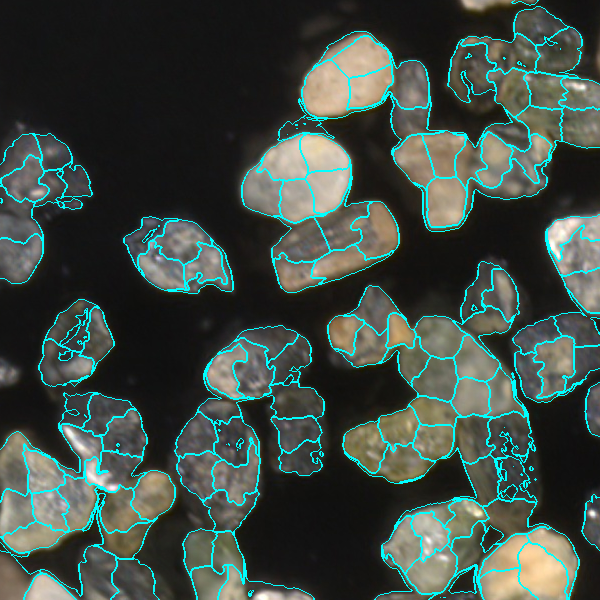
#> input picture Images/Echantillion1Mod2_301_segmented_with_boundaries.png, 600 x 600 px; its folder holds only this picture in this run
$ python main.py
#> lines starting #> are read from the running program, lines starting #| are printed output that depends on the picture
### Granulify.py
from typing import List, Tuple
import numpy as np
import pandas as pd
import cv2
from skimage.segmentation import slic, mark_boundaries
from sklearn.cluster import KMeans
import os


class Granulify:
    def __init__(self, images: List[Tuple[np.array, str]], n_clusters: int = 20, slic_segments: int = 300, display: bool = False):
        self.n_clusters = n_clusters
        self.slic_segments = slic_segments
        self.display = display
        self.images = images

        self.output_folder = "./Images"
        os.makedirs(self.output_folder, exist_ok=True)

    def __preprocess(self, image: np.array) -> np.array:
        # Affiche l'image originale si self.display est activé
        if self.display:
            cv2.imshow('Image originale', image)
            cv2.waitKey(0)

        # Conversion en LAB pour appliquer CLAHE
        lab = cv2.cvtColor(image, cv2.COLOR_BGR2LAB)
        clahe = cv2.createCLAHE(clipLimit=2.0, tileGridSize=(8, 8))
        lab[:, :, 0] = clahe.apply(lab[:, :, 0])
        img_clahe = cv2.cvtColor(lab, cv2.COLOR_LAB2BGR)

        if self.display:
            cv2.imshow('Apres CLAHE', img_clahe)
            cv2.waitKey(0)

        # Réduction de bruit avec un filtre bilatéral
        img_denoised = cv2.bilateralFilter(img_clahe, d=9, sigmaColor=75, sigmaSpace=75)

        if self.display:
            cv2.imshow('Apres Bilateral Filter', img_denoised)
            cv2.waitKey(0)
            cv2.destroyAllWindows()

        return img_denoised

    def __segment(self, image: np.array) -> np.array:
        gray_image = cv2.cvtColor(image, cv2.COLOR_BGR2GRAY)
        image_preprocessed = self.__preprocess(image)

        if self.display:
            cv2.imshow('Image pretraitee', image_preprocessed)
            cv2.waitKey(0)

        # Extraction de l'arrière-plan en appliquant un seuil
        _, background_mask = cv2.threshold(gray_image, 50, 1, cv2.THRESH_BINARY)

        if self.display:
            cv2.imshow('Masque d arrière plan', background_mask * 255)
            cv2.waitKey(0)

        # Conversion de l'image en espace de couleur XYZ
        image_xyz = cv2.cvtColor(image, cv2.COLOR_BGR2XYZ)

        # Nettoyage de l'image avec le masque d'arrière-plan
        cleaned_image = cv2.bitwise_and(image, image, mask=background_mask)
        blurred_image = cv2.GaussianBlur(cleaned_image, (101, 101), 0)

        # Conversion en espaces de couleur LAB et HSV
        blurred_image_lab = cv2.cvtColor(blurred_image, cv2.COLOR_BGR2LAB)
        blurred_image_hsv = cv2.cvtColor(blurred_image, cv2.COLOR_BGR2HSV)

        # Clustering des pixels en utilisant KMeans
        mask = background_mask != 0
        pixel_features = np.concatenate((blurred_image_lab, blurred_image_hsv), axis=2)[mask, :]
        labels = KMeans(n_clusters=self.n_clusters, random_state=42, n_init='auto').fit_predict(pixel_features)

        # Reshape des labels pour correspondre à la forme de l'image
        clustered_image = np.zeros_like(blurred_image_lab[:, :, 1])
        c = 0
        for i in range(clustered_image.shape[0]):
            for j in range(clustered_image.shape[1]):
                if mask[i, j]:
                    clustered_image[i, j] = labels[c]
                    c += 1

        if self.display:
            cv2.imshow('Clustering avec KMeans', (clustered_image / clustered_image.max() * 255).astype(np.uint8))
            cv2.waitKey(0)

        # Application de la segmentation SLIC
        slic_segmentation = slic(image_xyz, n_segments=self.slic_segments, compactness=20, sigma=1)
        slic_segmentation = slic_segmentation * background_mask

        # Nettoyage de la segmentation SLIC pour éliminer les petits superpixels
        for i in range(1, slic_segmentation.max() + 1):
            if np.count_nonzero(slic_segmentation == i) < 500:
                slic_segmentation[slic_segmentation == i] = 0

        segmentation_with_boundaries = mark_boundaries(image, slic_segmentation)

        if self.display:
            cv2.imshow('Segmentation Finale avec Contours', (segmentation_with_boundaries * 255).astype(np.uint8))
            cv2.waitKey(0)
            cv2.destroyAllWindows()

        return slic_segmentation

    def __extract_features(self, superpixel: np.array) -> np.array:
        mean_bgr = np.mean(superpixel, axis=(0, 1))
        std_bgr = np.std(superpixel, axis=(0, 1))

        # Combinaison des caractéristiques en un tableau 1D
        features = np.concatenate([mean_bgr, std_bgr])

        # Gestion des valeurs NaN (cas où le superpixel n'a pas de pixels valides)
        features = np.nan_to_num(features, nan=0.0)

        return features

    def __save_results(self, segmentation: np.array, image: np.array, filename: str) -> None:
        results = []

        for label in range(1, segmentation.max() + 1):
            superpixel_mask = (segmentation == label)

            if np.count_nonzero(superpixel_mask) > 0:
                superpixel = image * superpixel_mask[..., np.newaxis]
                features = self.__extract_features(superpixel)
                results.append([label] + features.tolist())

        columns = ["Superpixel"] + ["Moyenne de B", "Moyenne de G", "Moyenne de R", "Écart type de B",
                                    "Écart type de G", "Écart type de R"]
        results_df = pd.DataFrame(results, columns=columns)

        csv_filename = os.path.join(self.output_folder, filename.split('.')[0] + '_segmentation_results.csv')
        results_df.to_csv(csv_filename, index=False)

        segmented_with_boundaries = mark_boundaries(image, segmentation)
        segmented_filename = os.path.join(self.output_folder, filename.split('.')[0] + '_segmented_with_boundaries.png')
        cv2.imwrite(segmented_filename, (segmented_with_boundaries * 255).astype(np.uint8))

        print(f"Les résultats de la segmentation de {filename} ont été sauvegardés dans le fichier : {csv_filename}")

    def run(self) -> None:
        for image, filename in self.images:
            if image is None:
                print(f"Erreur : {filename} est corrompue. Image ignorée.")
                continue
            print(f"Traitement de l'image : {filename}")
            segmentation = self.__segment(image)
            self.__save_results(segmentation, image, filename)
        print("Traitement terminé pour toutes les images.")

### main.py
import os
import cv2
from Granulify import Granulify
import numpy as np


def load_images():
    all_files = os.listdir("./Images")
    filtered_files = [file for file in all_files if
                      file.lower().endswith('.png') and '_segmented.' not in file.lower()]
    return [(cv2.imread(os.path.join("./Images", file)), file) for file in filtered_files]


if __name__ == '__main__':
    images = load_images()
#> images = 1 item
    granulify = Granulify(images, display=True)
    granulify.run()
#> the loop in run, `for image, filename in self.images:` made 1 pass
#> results_df in __save_results on pass 1: table of 131 rows and 7 columns
#| Traitement de l'image : Echantillion1Mod2_301_segmented_with_boundaries.png
#| Les résultats de la segmentation de Echantillion1Mod2_301_segmented_with_boundaries.png ont été sauvegardés dans le fichier : ./Images/Echantillion1Mod2_301_segmented_with_boundaries_segmentation_results.csv
#> pass 1, in __segment, `gray_image = cv2.cvtColor(image, cv2.COLOR_BGR2GRAY)`:
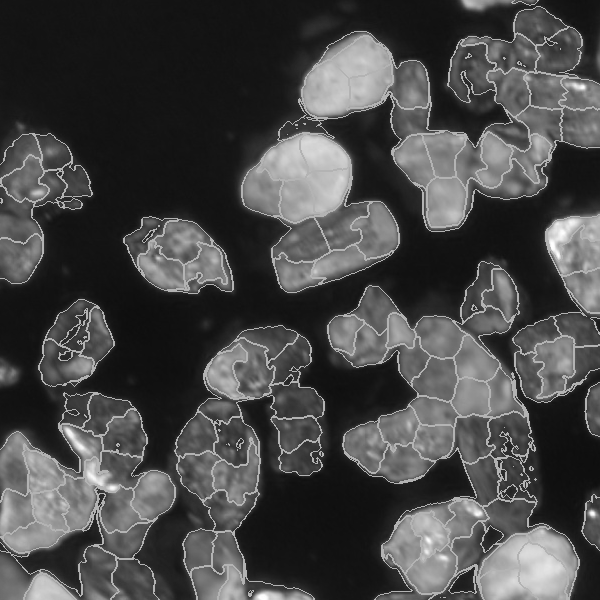
#> gray_image: shape (600, 600); min 13, max 255, mean 71.9
#> pass 1, in __preprocess, `img_clahe = cv2.cvtColor(lab, cv2.COLOR_LAB2BGR)`:
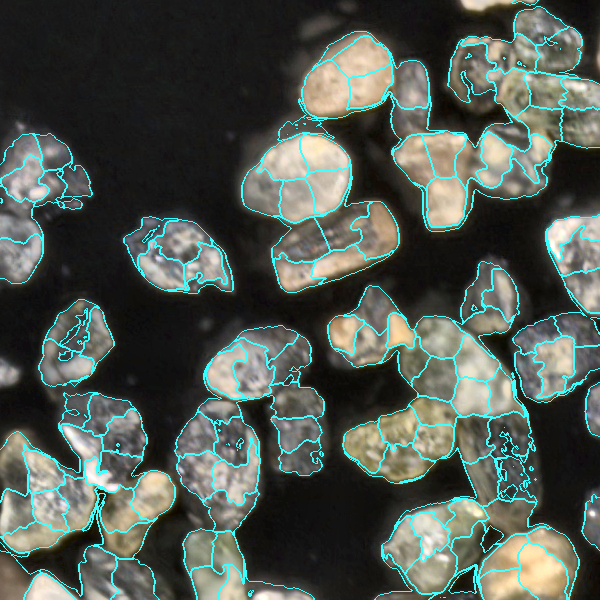
#> img_clahe: shape (600, 600, 3); mean B, G, R 81.5, 88.9, 79.8
#> after the loop in run, `for image, filename in self.images:`:
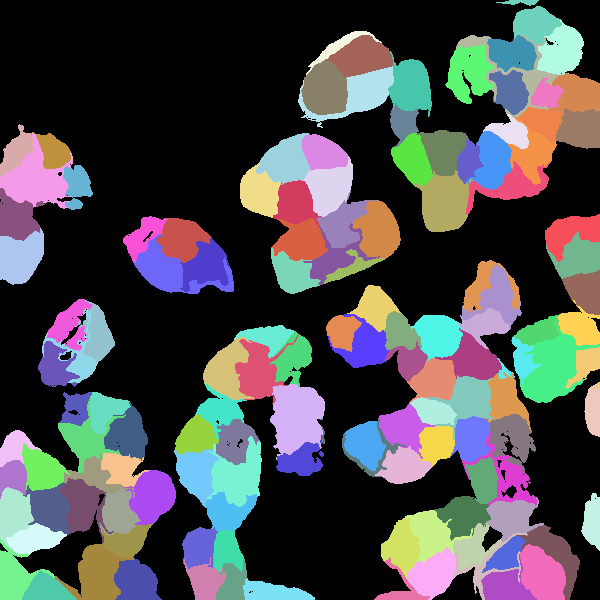
#> segmentation: shape (600, 600) int64; 132 distinct labels, from 0 to 275; one colour per label, 0 black

$ run again, on Images/Echantillion1Mod2_305_segmented_with_boundaries.png
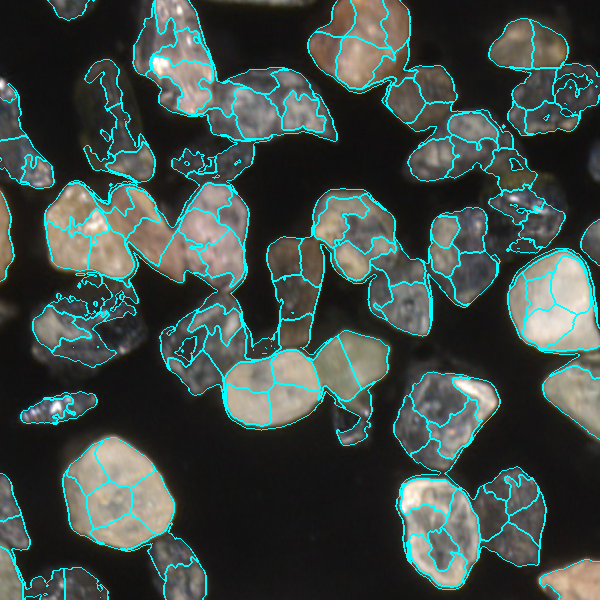
#> input picture Images/Echantillion1Mod2_305_segmented_with_boundaries.png, 600 x 600 px
#> images = 1 item
#> the loop in run, `for image, filename in self.images:` made 1 pass
#> results_df in __save_results on pass 1: table of 127 rows and 7 columns
#> (printed output is left out)
#> pass 1, in __preprocess, `img_clahe = cv2.cvtColor(lab, cv2.COLOR_LAB2BGR)`:
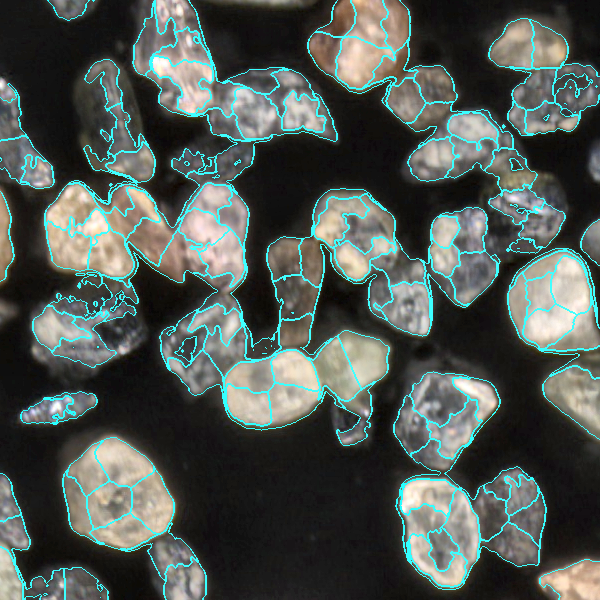
#> img_clahe: shape (600, 600, 3); mean B, G, R 83.7, 88.9, 79.8
#> after the loop in run, `for image, filename in self.images:`:
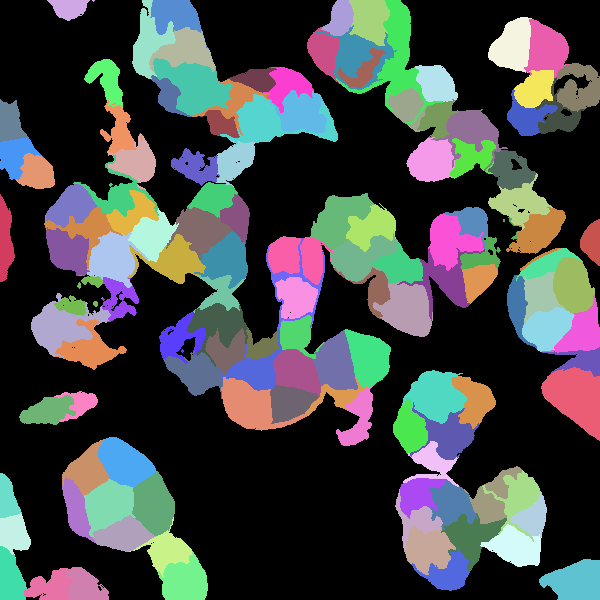
#> segmentation: shape (600, 600) int64; 128 distinct labels, from 0 to 269; one colour per label, 0 black

$ run again, on Images/Echantillion1Mod2_306_segmented_with_boundaries.png
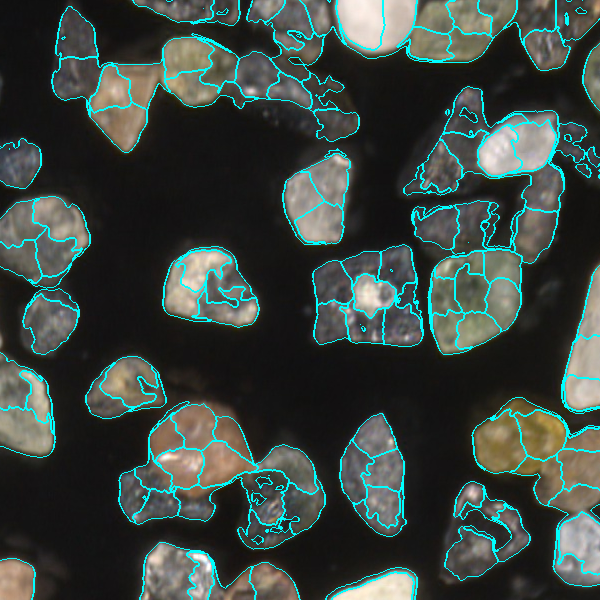
#> input picture Images/Echantillion1Mod2_306_segmented_with_boundaries.png, 600 x 600 px
#> images = 1 item
#> the loop in run, `for image, filename in self.images:` made 1 pass
#> results_df in __save_results on pass 1: table of 115 rows and 7 columns
#> (printed output is left out)
#> pass 1, in __preprocess, `img_clahe = cv2.cvtColor(lab, cv2.COLOR_LAB2BGR)`:
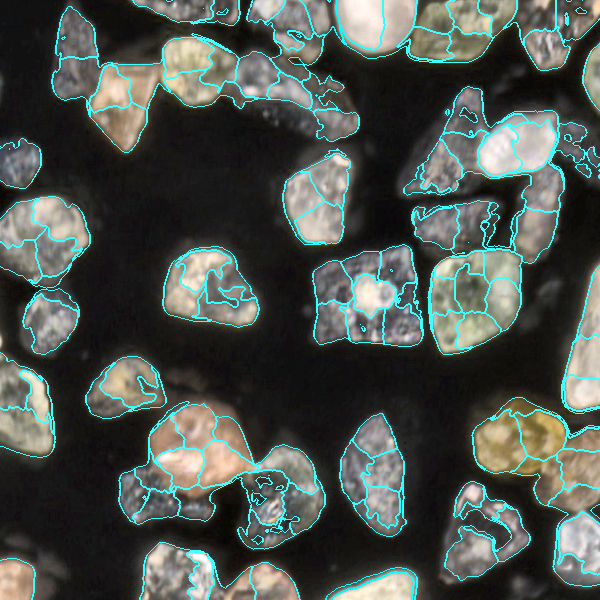
#> img_clahe: shape (600, 600, 3); mean B, G, R 78.7, 84.4, 76.5
#> after the loop in run, `for image, filename in self.images:`:
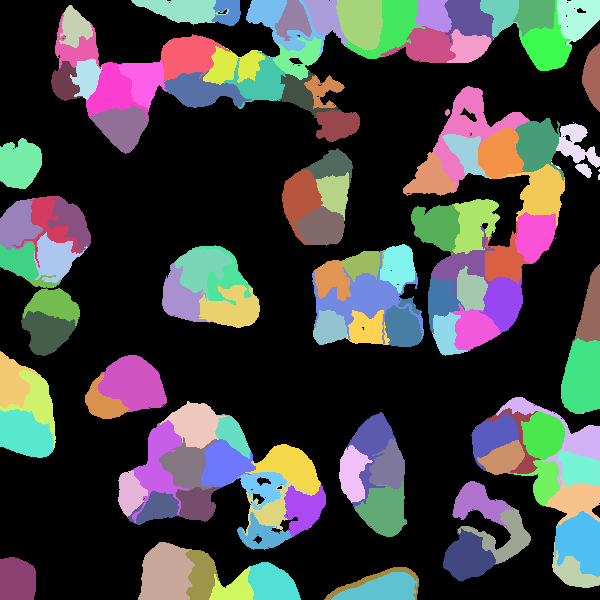
#> segmentation: shape (600, 600) int64; 116 distinct labels, from 0 to 264; one colour per label, 0 black

$ run again, on Images/Echantillion1Mod2_316_segmented_with_boundaries.png
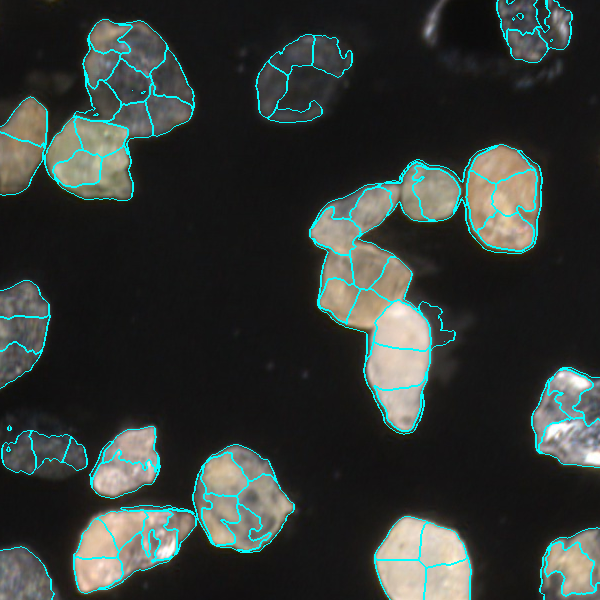
#> input picture Images/Echantillion1Mod2_316_segmented_with_boundaries.png, 600 x 600 px
#> images = 1 item
#> the loop in run, `for image, filename in self.images:` made 1 pass
#> results_df in __save_results on pass 1: table of 75 rows and 7 columns
#> (printed output is left out)
#> pass 1, in __preprocess, `img_clahe = cv2.cvtColor(lab, cv2.COLOR_LAB2BGR)`:
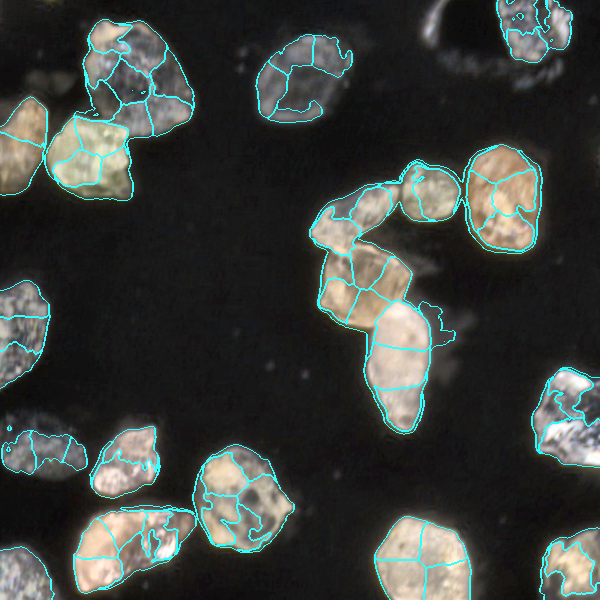
#> img_clahe: shape (600, 600, 3); mean B, G, R 61.4, 65.2, 60.9
#> after the loop in run, `for image, filename in self.images:`:
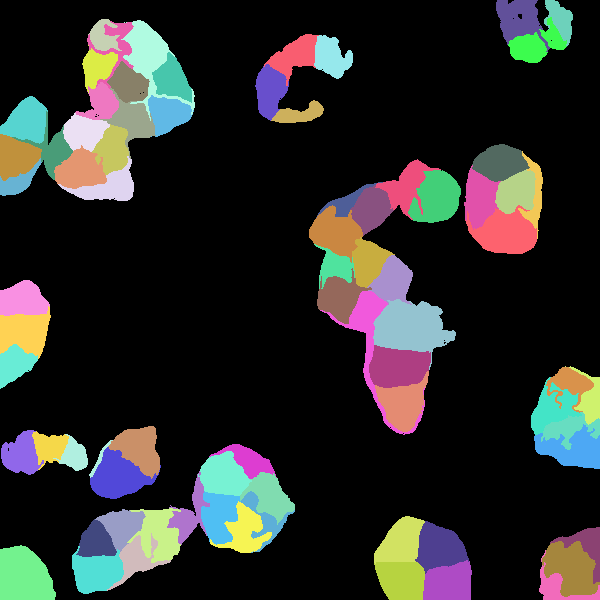
#> segmentation: shape (600, 600) int64; 76 distinct labels, from 0 to 270; one colour per label, 0 black

$ run again, on Images/Echantillion1Mod2_302_segmented_with_boundaries.png
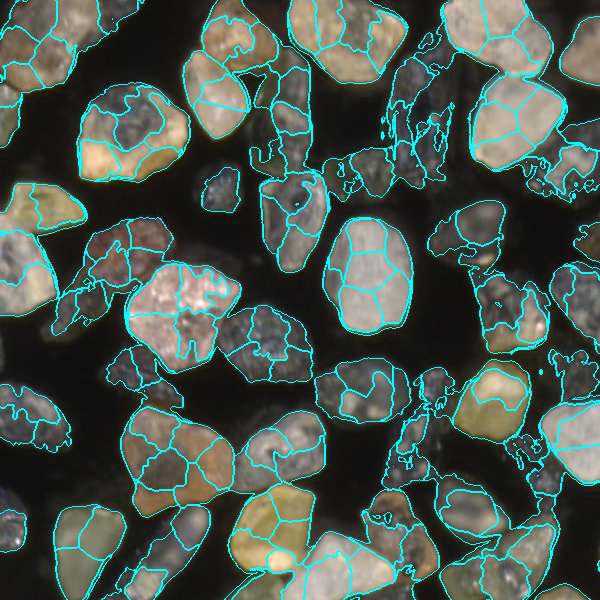
#> input picture Images/Echantillion1Mod2_302_segmented_with_boundaries.png, 600 x 600 px
#> images = 1 item
#> the loop in run, `for image, filename in self.images:` made 1 pass
#> results_df in __save_results on pass 1: table of 157 rows and 7 columns
#> (printed output is left out)
#> pass 1, in __preprocess, `img_clahe = cv2.cvtColor(lab, cv2.COLOR_LAB2BGR)`:
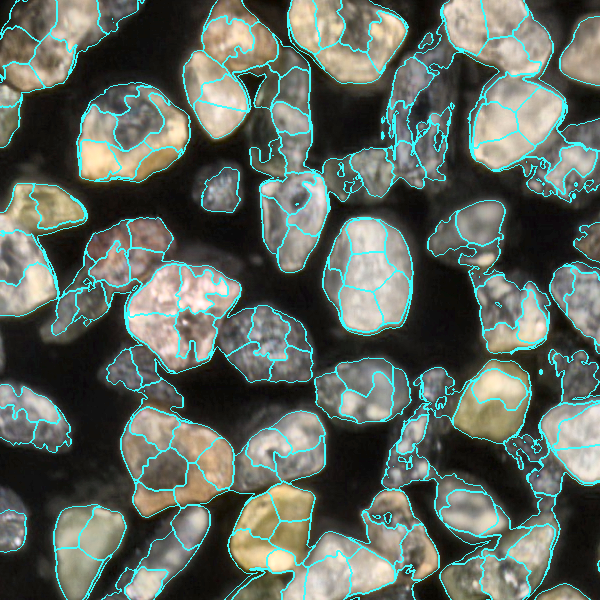
#> img_clahe: shape (600, 600, 3); mean B, G, R 96.2, 105.3, 95
#> after the loop in run, `for image, filename in self.images:`:
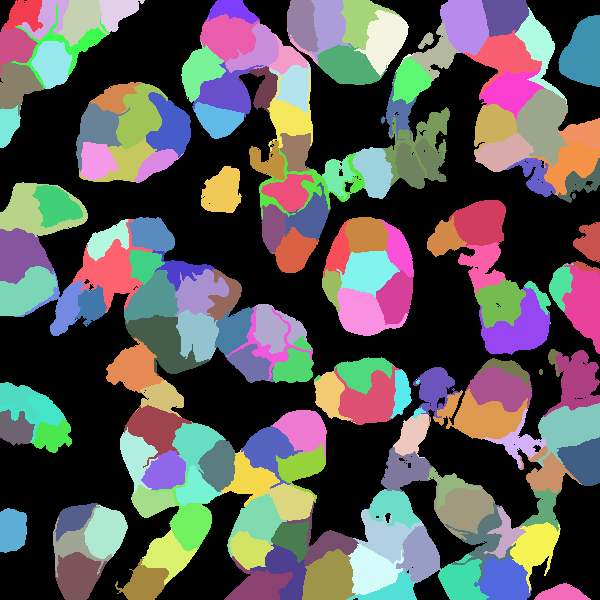
#> segmentation: shape (600, 600) int64; 158 distinct labels, from 0 to 261; one colour per label, 0 black
